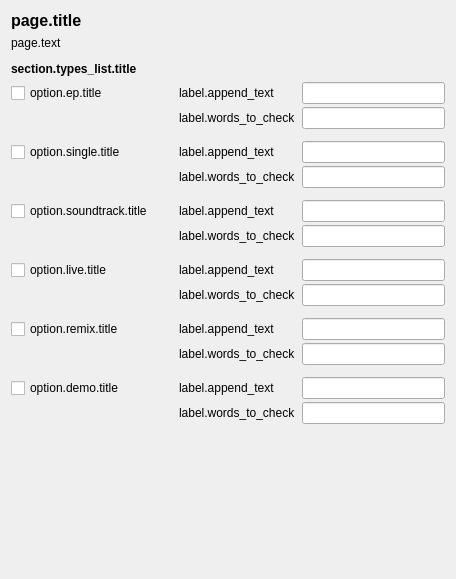
<?xml version="1.0" encoding="UTF-8"?>
<ui version="4.0">
 <class>ReleaseTypeInTitleOptionsPage</class>
 <widget class="QWidget" name="ReleaseTypeInTitleOptionsPage">
  <property name="geometry">
   <rect>
    <x>0</x>
    <y>0</y>
    <width>456</width>
    <height>579</height>
   </rect>
  </property>
  <property name="minimumSize">
   <size>
    <width>0</width>
    <height>0</height>
   </size>
  </property>
  <property name="contextMenuPolicy">
   <enum>Qt::ContextMenuPolicy::DefaultContextMenu</enum>
  </property>
  <property name="windowTitle">
   <string>form.title</string>
  </property>
  <layout class="QVBoxLayout" name="verticalLayout">
   <property name="sizeConstraint">
    <enum>QLayout::SizeConstraint::SetDefaultConstraint</enum>
   </property>
   <item>
    <widget class="QLabel" name="page_title">
     <property name="font">
      <font>
       <pointsize>12</pointsize>
       <bold>true</bold>
      </font>
     </property>
     <property name="text">
      <string>page.title</string>
     </property>
    </widget>
   </item>
   <item>
    <widget class="QLabel" name="page_text">
     <property name="sizePolicy">
      <sizepolicy hsizetype="Preferred" vsizetype="Preferred">
       <horstretch>0</horstretch>
       <verstretch>0</verstretch>
      </sizepolicy>
     </property>
     <property name="text">
      <string>page.text</string>
     </property>
     <property name="textFormat">
      <enum>Qt::TextFormat::MarkdownText</enum>
     </property>
     <property name="alignment">
      <set>Qt::AlignmentFlag::AlignLeading|Qt::AlignmentFlag::AlignLeft|Qt::AlignmentFlag::AlignTop</set>
     </property>
     <property name="wordWrap">
      <bool>true</bool>
     </property>
    </widget>
   </item>
   <item>
    <spacer name="verticalSpacer">
     <property name="orientation">
      <enum>Qt::Orientation::Vertical</enum>
     </property>
     <property name="sizeType">
      <enum>QSizePolicy::Policy::Fixed</enum>
     </property>
     <property name="sizeHint" stdset="0">
      <size>
       <width>20</width>
       <height>6</height>
      </size>
     </property>
    </spacer>
   </item>
   <item>
    <widget class="QLabel" name="types_list_title">
     <property name="font">
      <font>
       <bold>true</bold>
      </font>
     </property>
     <property name="text">
      <string>section.types_list.title</string>
     </property>
    </widget>
   </item>
   <item>
    <layout class="QGridLayout" name="gridLayout">
     <property name="topMargin">
      <number>0</number>
     </property>
     <property name="bottomMargin">
      <number>0</number>
     </property>
     <property name="verticalSpacing">
      <number>3</number>
     </property>
     <item row="4" column="2">
      <widget class="QLineEdit" name="words_single"/>
     </item>
     <item row="3" column="2">
      <widget class="QLineEdit" name="add_text_single"/>
     </item>
     <item row="14" column="2">
      <widget class="QLineEdit" name="words_remix"/>
     </item>
     <item row="3" column="0">
      <widget class="QCheckBox" name="cb_single">
       <property name="text">
        <string>option.single.title</string>
       </property>
      </widget>
     </item>
     <item row="0" column="1">
      <widget class="QLabel" name="label_7">
       <property name="text">
        <string>label.append_text</string>
       </property>
       <property name="indent">
        <number>20</number>
       </property>
      </widget>
     </item>
     <item row="0" column="2">
      <widget class="QLineEdit" name="add_text_ep"/>
     </item>
     <item row="0" column="0">
      <widget class="QCheckBox" name="cb_ep">
       <property name="text">
        <string>option.ep.title</string>
       </property>
      </widget>
     </item>
     <item row="10" column="1">
      <widget class="QLabel" name="label_4">
       <property name="text">
        <string>label.words_to_check</string>
       </property>
       <property name="indent">
        <number>20</number>
       </property>
      </widget>
     </item>
     <item row="14" column="1">
      <widget class="QLabel" name="label_5">
       <property name="text">
        <string>label.words_to_check</string>
       </property>
       <property name="indent">
        <number>20</number>
       </property>
      </widget>
     </item>
     <item row="16" column="2">
      <widget class="QLineEdit" name="add_text_demo"/>
     </item>
     <item row="15" column="2">
      <spacer name="verticalSpacer_7">
       <property name="orientation">
        <enum>Qt::Orientation::Vertical</enum>
       </property>
       <property name="sizeType">
        <enum>QSizePolicy::Policy::Fixed</enum>
       </property>
       <property name="sizeHint" stdset="0">
        <size>
         <width>20</width>
         <height>9</height>
        </size>
       </property>
      </spacer>
     </item>
     <item row="1" column="1">
      <widget class="QLabel" name="label">
       <property name="text">
        <string>label.words_to_check</string>
       </property>
       <property name="indent">
        <number>20</number>
       </property>
      </widget>
     </item>
     <item row="7" column="1">
      <widget class="QLabel" name="label_3">
       <property name="text">
        <string>label.words_to_check</string>
       </property>
       <property name="indent">
        <number>20</number>
       </property>
      </widget>
     </item>
     <item row="10" column="2">
      <widget class="QLineEdit" name="words_live"/>
     </item>
     <item row="6" column="2">
      <widget class="QLineEdit" name="add_text_soundtrack"/>
     </item>
     <item row="8" column="2">
      <spacer name="verticalSpacer_5">
       <property name="orientation">
        <enum>Qt::Orientation::Vertical</enum>
       </property>
       <property name="sizeType">
        <enum>QSizePolicy::Policy::Fixed</enum>
       </property>
       <property name="sizeHint" stdset="0">
        <size>
         <width>20</width>
         <height>9</height>
        </size>
       </property>
      </spacer>
     </item>
     <item row="4" column="1">
      <widget class="QLabel" name="label_2">
       <property name="text">
        <string>label.words_to_check</string>
       </property>
       <property name="indent">
        <number>20</number>
       </property>
      </widget>
     </item>
     <item row="6" column="0">
      <widget class="QCheckBox" name="cb_soundtrack">
       <property name="text">
        <string>option.soundtrack.title</string>
       </property>
      </widget>
     </item>
     <item row="12" column="2">
      <widget class="QLineEdit" name="add_text_remix"/>
     </item>
     <item row="2" column="2">
      <spacer name="verticalSpacer_3">
       <property name="orientation">
        <enum>Qt::Orientation::Vertical</enum>
       </property>
       <property name="sizeType">
        <enum>QSizePolicy::Policy::Fixed</enum>
       </property>
       <property name="sizeHint" stdset="0">
        <size>
         <width>20</width>
         <height>9</height>
        </size>
       </property>
      </spacer>
     </item>
     <item row="11" column="2">
      <spacer name="verticalSpacer_6">
       <property name="orientation">
        <enum>Qt::Orientation::Vertical</enum>
       </property>
       <property name="sizeType">
        <enum>QSizePolicy::Policy::Fixed</enum>
       </property>
       <property name="sizeHint" stdset="0">
        <size>
         <width>20</width>
         <height>9</height>
        </size>
       </property>
      </spacer>
     </item>
     <item row="5" column="2">
      <spacer name="verticalSpacer_4">
       <property name="orientation">
        <enum>Qt::Orientation::Vertical</enum>
       </property>
       <property name="sizeType">
        <enum>QSizePolicy::Policy::Fixed</enum>
       </property>
       <property name="sizeHint" stdset="0">
        <size>
         <width>1</width>
         <height>9</height>
        </size>
       </property>
      </spacer>
     </item>
     <item row="16" column="0">
      <widget class="QCheckBox" name="cb_demo">
       <property name="text">
        <string>option.demo.title</string>
       </property>
      </widget>
     </item>
     <item row="12" column="0">
      <widget class="QCheckBox" name="cb_remix">
       <property name="text">
        <string>option.remix.title</string>
       </property>
      </widget>
     </item>
     <item row="9" column="0">
      <widget class="QCheckBox" name="cb_live">
       <property name="text">
        <string>option.live.title</string>
       </property>
      </widget>
     </item>
     <item row="1" column="2">
      <widget class="QLineEdit" name="words_ep"/>
     </item>
     <item row="9" column="2">
      <widget class="QLineEdit" name="add_text_live"/>
     </item>
     <item row="7" column="2">
      <widget class="QLineEdit" name="words_soundtrack"/>
     </item>
     <item row="17" column="2">
      <widget class="QLineEdit" name="words_demo"/>
     </item>
     <item row="17" column="1">
      <widget class="QLabel" name="label_6">
       <property name="text">
        <string>label.words_to_check</string>
       </property>
       <property name="indent">
        <number>20</number>
       </property>
      </widget>
     </item>
     <item row="3" column="1">
      <widget class="QLabel" name="label_8">
       <property name="text">
        <string>label.append_text</string>
       </property>
       <property name="indent">
        <number>20</number>
       </property>
      </widget>
     </item>
     <item row="6" column="1">
      <widget class="QLabel" name="label_9">
       <property name="text">
        <string>label.append_text</string>
       </property>
       <property name="indent">
        <number>20</number>
       </property>
      </widget>
     </item>
     <item row="9" column="1">
      <widget class="QLabel" name="label_10">
       <property name="text">
        <string>label.append_text</string>
       </property>
       <property name="indent">
        <number>20</number>
       </property>
      </widget>
     </item>
     <item row="12" column="1">
      <widget class="QLabel" name="label_11">
       <property name="text">
        <string>label.append_text</string>
       </property>
       <property name="indent">
        <number>20</number>
       </property>
      </widget>
     </item>
     <item row="16" column="1">
      <widget class="QLabel" name="label_12">
       <property name="text">
        <string>label.append_text</string>
       </property>
       <property name="indent">
        <number>20</number>
       </property>
      </widget>
     </item>
    </layout>
   </item>
   <item>
    <spacer name="verticalSpacer_2">
     <property name="orientation">
      <enum>Qt::Orientation::Vertical</enum>
     </property>
     <property name="sizeHint" stdset="0">
      <size>
       <width>20</width>
       <height>40</height>
      </size>
     </property>
    </spacer>
   </item>
  </layout>
 </widget>
 <tabstops>
  <tabstop>cb_ep</tabstop>
  <tabstop>add_text_ep</tabstop>
  <tabstop>words_ep</tabstop>
  <tabstop>cb_single</tabstop>
  <tabstop>add_text_single</tabstop>
  <tabstop>words_single</tabstop>
  <tabstop>cb_soundtrack</tabstop>
  <tabstop>add_text_soundtrack</tabstop>
  <tabstop>words_soundtrack</tabstop>
  <tabstop>cb_live</tabstop>
  <tabstop>add_text_live</tabstop>
  <tabstop>words_live</tabstop>
  <tabstop>cb_remix</tabstop>
  <tabstop>add_text_remix</tabstop>
  <tabstop>words_remix</tabstop>
  <tabstop>cb_demo</tabstop>
  <tabstop>add_text_demo</tabstop>
  <tabstop>words_demo</tabstop>
 </tabstops>
 <resources/>
 <connections/>
</ui>
